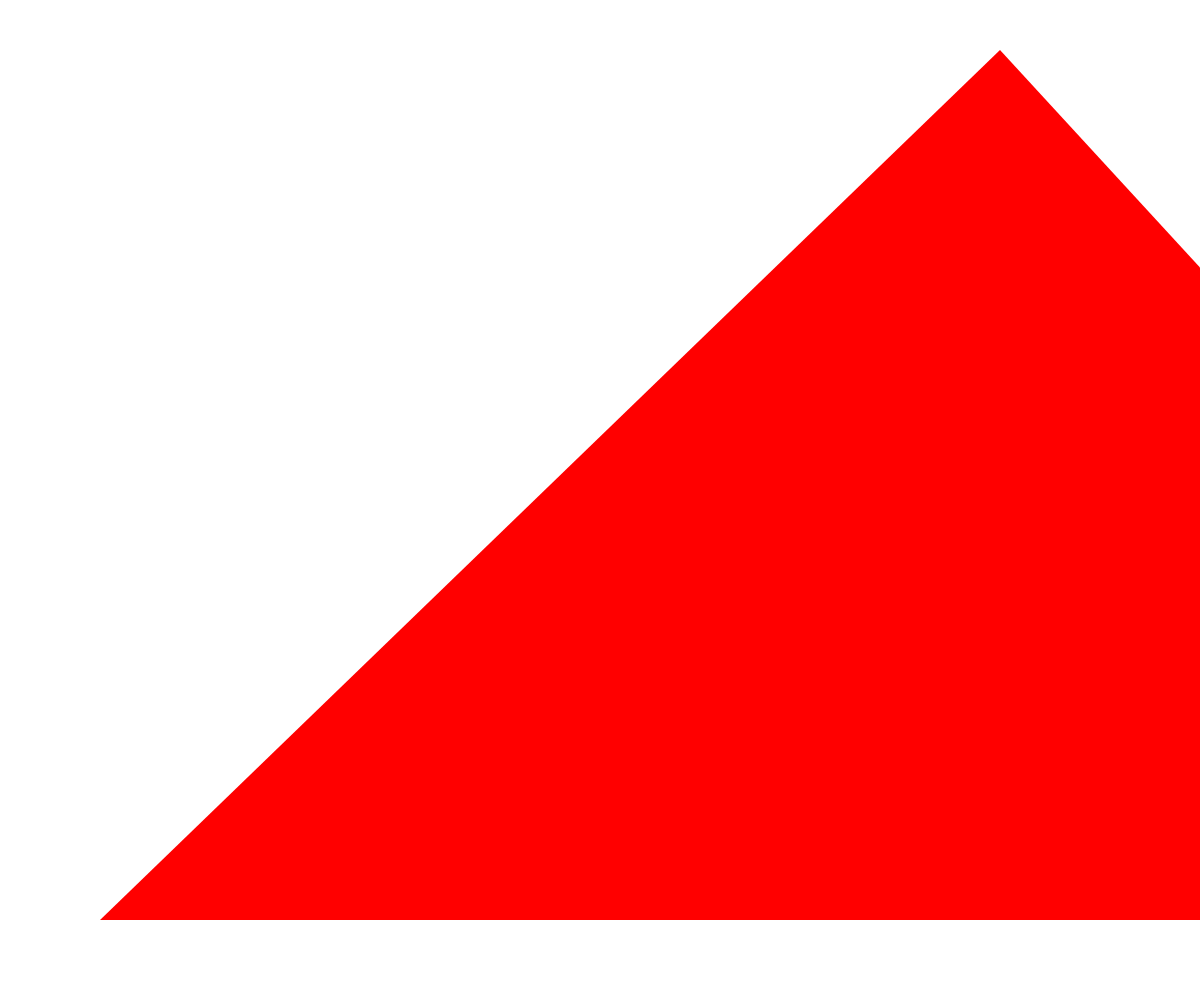
Frame 1 (no input)
Frame 60 (no input): identical to frame 1, image omitted
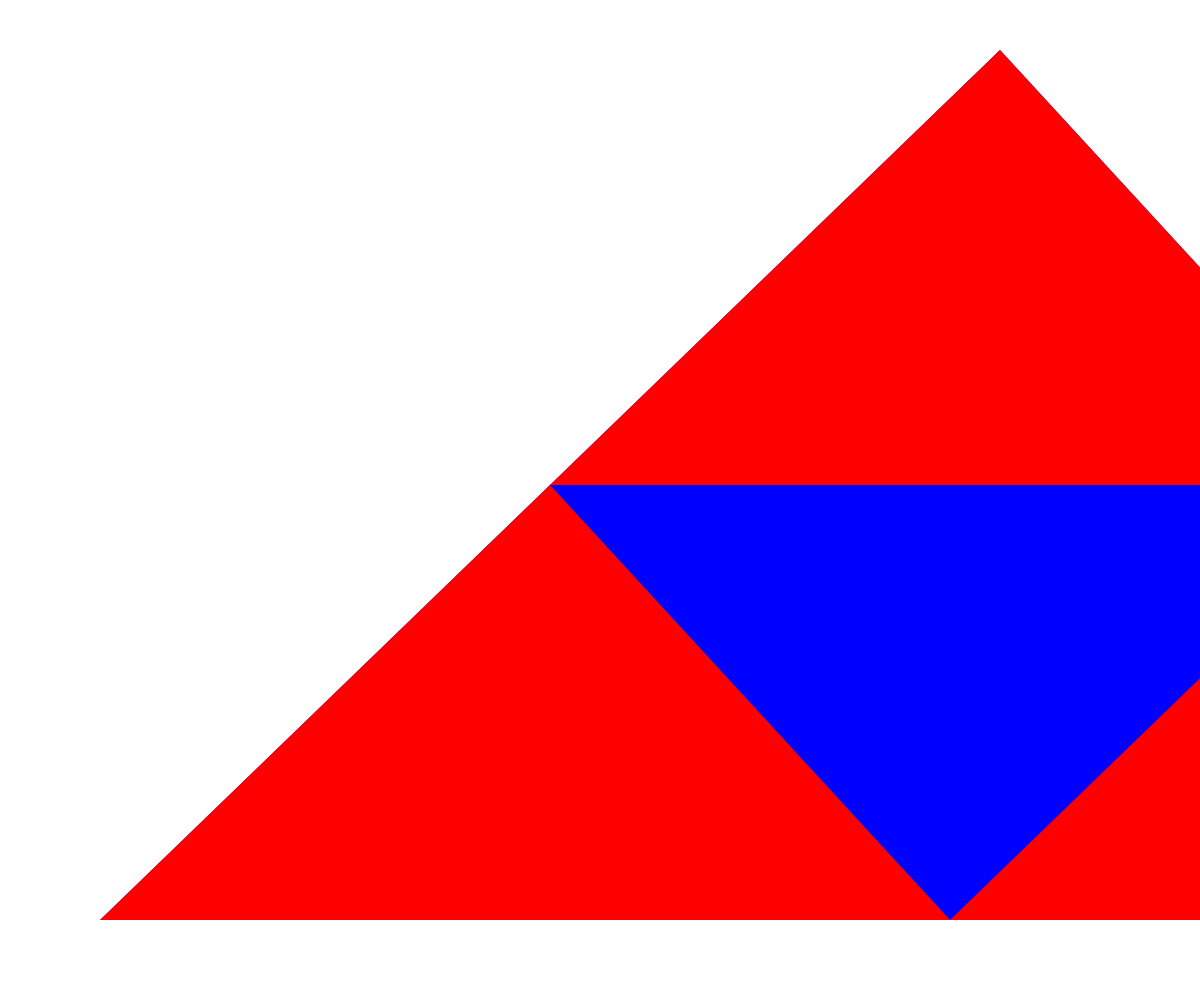
Frame 120 (the mouse pressed at the canvas centre since frame 60)

The p5.js sketch that drew these frames (run headless with seeded random() and noise() and a simulated clock; from frame 60 on, the mouse is pressed at the canvas centre):

// p5.js sketch
// ── sketch.js
// Sierpinski triangle demo

let initialTriangle = [
  {x:1000, y:50},
  {x:100, y:920},
  {x:1800, y:920}
];

let theDepth = 0;
let theColors = ["red", "blue", "cyan", "yellow", "pink", "black", "lightgreen", "purple", "grey"];

function setup() {
  createCanvas(windowWidth, windowHeight);
  noStroke();
  sierpinski(initialTriangle, theDepth);
}

function draw() {
  
}

function mousePressed(){
  if (theDepth < 8){
    theDepth++;
    background("white");
    sierpinski(initialTriangle, theDepth);
  }
}

function sierpinski(points, depth){
  fill(theColors[depth]);
  triangle(points[0].x, points[0].y,
    points[1].x, points[1].y,
    points[2].x, points[2].y,
  );

  //base case
  if (depth > 0){
    //top triangle
    sierpinski([points[0],
      midPoint(points[0], points[1]),
      midPoint(points[0], points[2])],
    depth - 1);
    //bottom right triangle
    sierpinski([points[2],
      midPoint(points[1], points[2]),
      midPoint(points[0], points[2])],
    depth - 1);
    //bottom left
    sierpinski([points[1],
      midPoint(points[0], points[1]),
      midPoint(points[1], points[2])],
    depth - 1);
  };
}

function midPoint(point1, point2){
  let midX = (point1.x + point2.x) / 2;
  let midY = (point1.y + point2.y) / 2;
  return{x: midX, y:midY};
}
